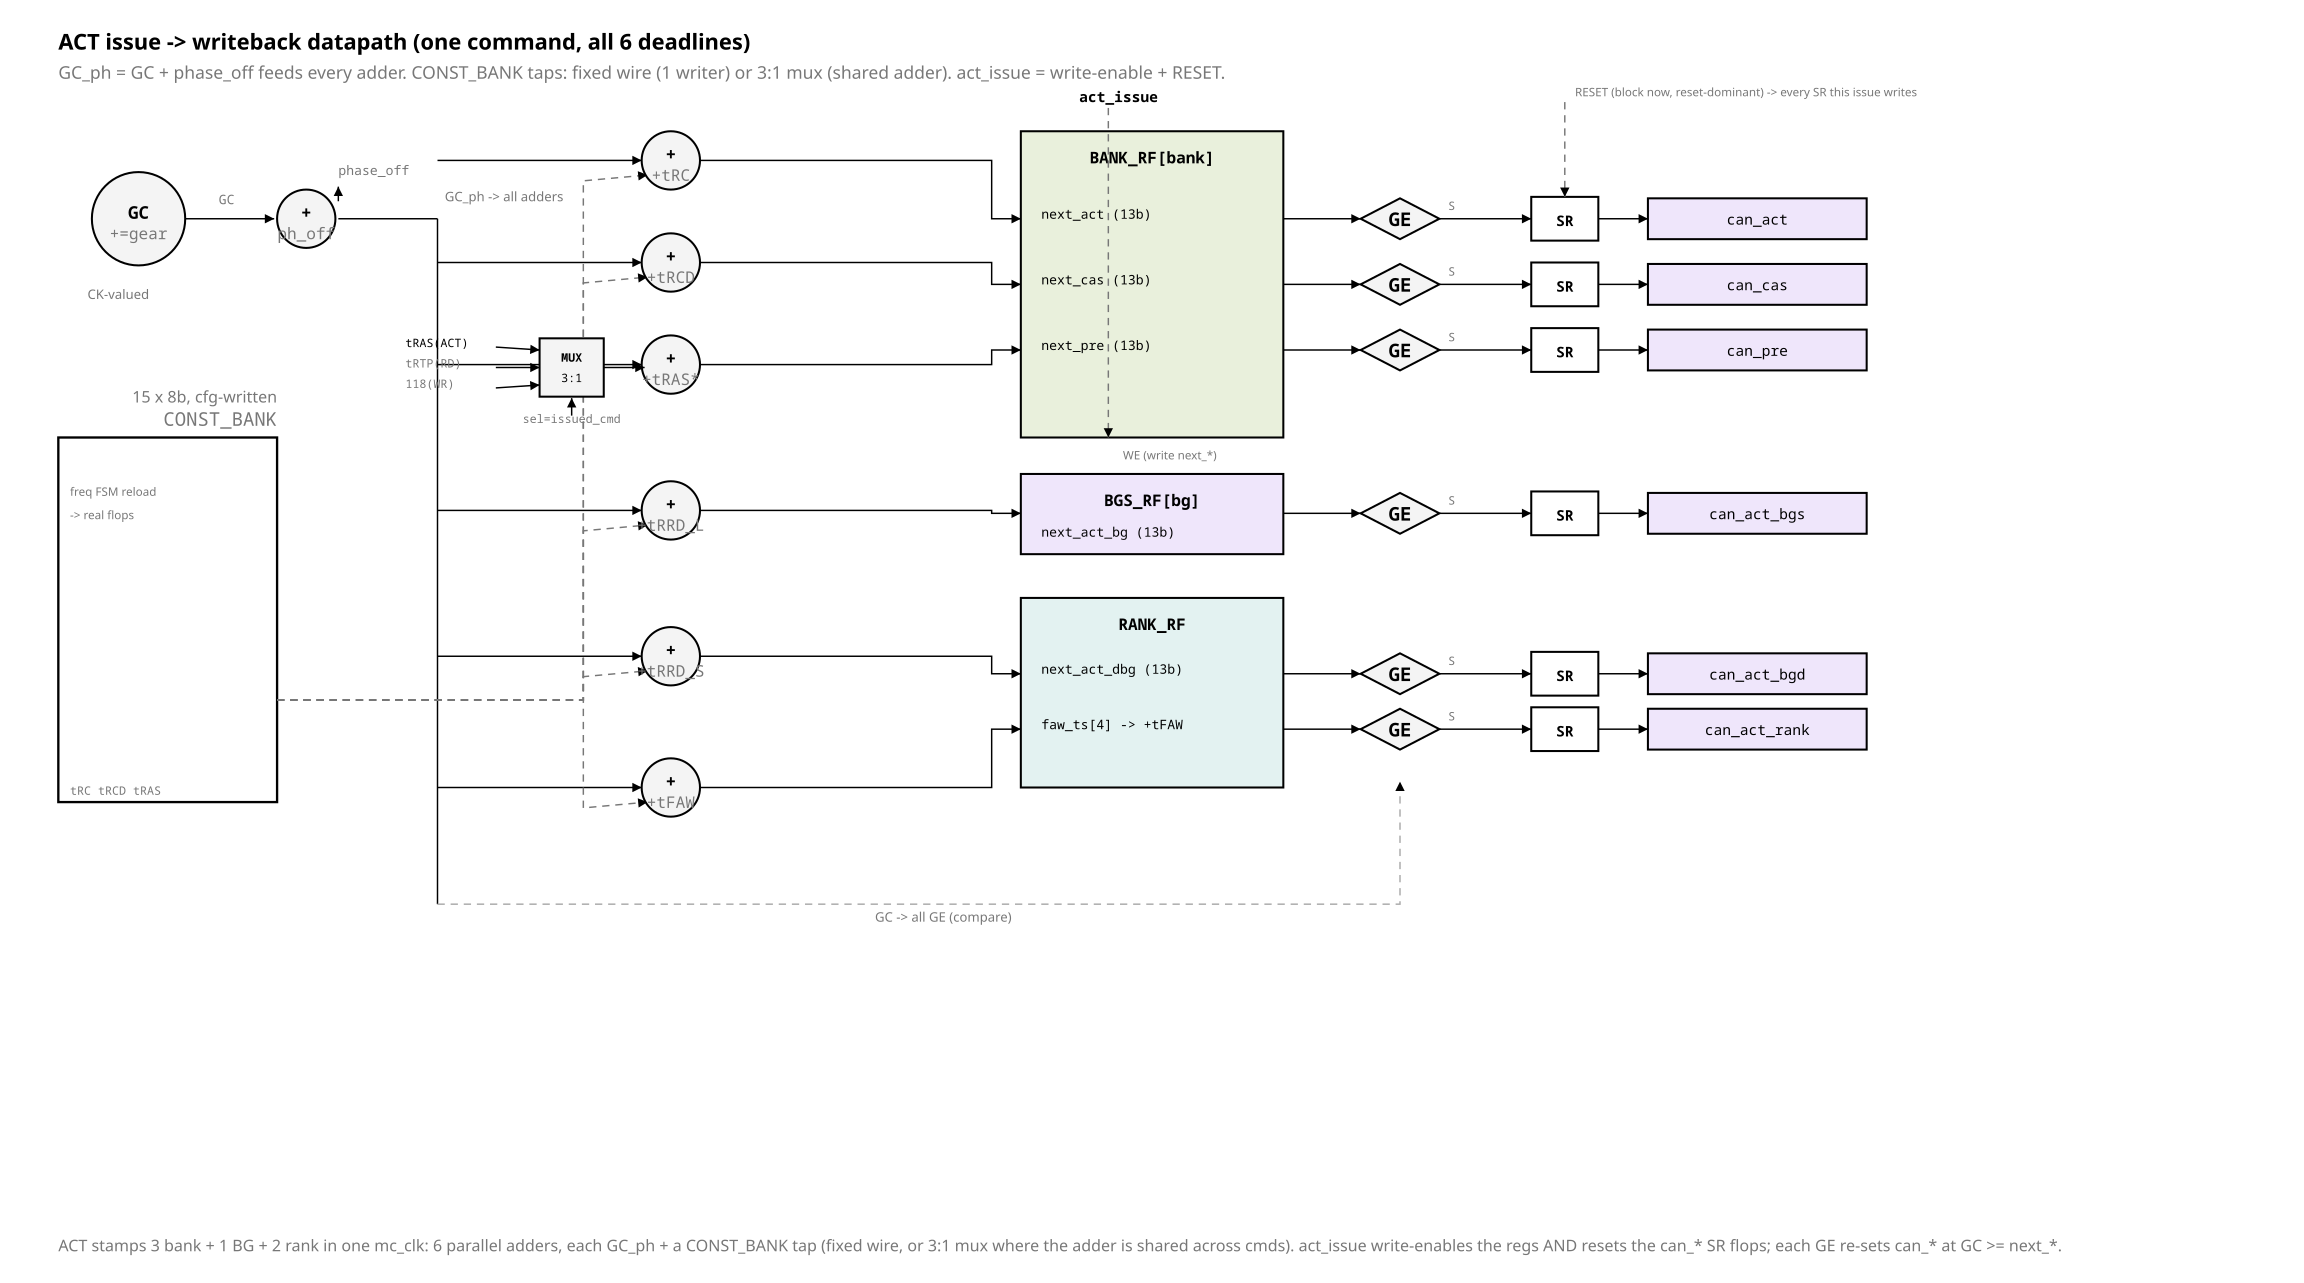

Recreate this plot in Python.
from rtlfig import (Fig, MUTED, FILL_NEW, FILL_LOGIC, FILL_CELL, FILL_ACTIVE,
                    FAINT, INK, PAPER, W_CELL)

# fig_58 — ONE path: ACT issue -> writeback. Shows GC, phase_off adder, CONST_BANK
# taps, the 6 UPD adders (3 bank / 1 BG / 2 rank), the 3:1 mux on the shared
# next_pre adder, reg-file writes, then GE -> SR flop -> can_*. act_issue = WE + RESET.

f = Fig(1580, 880)


def adder(cx, cy, sub):
    f.counter(cx, cy, 20, "+", sub)


def gge(cx, cy):
    f.decision(cx, cy, 54, 28, "GE")


def srflop(x, y):
    f.rect(x, y - 15, 46, 30, fill=PAPER, width=W_CELL)
    f.text(x + 23, y + 5, "SR", size=10, anchor="middle", bold=True)


def canpill(x, y, name):
    f.rect(x, y - 14, 150, 28, fill=FILL_NEW, width=W_CELL)
    f.text(x + 75, y + 4, name, size=10, mono=True, anchor="middle")


f.text(40, 34, "ACT issue -> writeback datapath  (one command, all 6 deadlines)",
       size=15, mono=False, bold=True)
f.note(40, 54, "GC_ph = GC + phase_off feeds every adder. CONST_BANK taps: fixed wire "
               "(1 writer) or 3:1 mux (shared adder). act_issue = write-enable + RESET.")

# ---- GC + phase_off ----
f.counter(95, 150, 32, "GC", "+=gear")
f.text(60, 205, "CK-valued", size=9, mono=False, fill=MUTED)
adder(210, 150, "ph_off")
f.line(127, 150, 188, 150, arrow=True)
f.text(150, 140, "GC", size=9, mono=True, fill=MUTED)
f.text(232, 120, "phase_off", size=9, mono=True, fill=MUTED)
f.line(232, 138, 232, 128, arrow=True)      # phase_off in from top
# GC_ph broadcast rail (vertical)
f.line(232, 150, 300, 150, arrow=False)
f.path("M300 150 V620", arrow=False, stroke=INK)
f.text(305, 138, "GC_ph -> all adders", size=9, mono=False, fill=MUTED)

# ---- CONST_BANK ----
f.block(40, 300, 150, 250, "CONST_BANK", "15 x 8b, cfg-written")
f.text(48, 545, "tRC tRCD tRAS", size=8, mono=True, fill=MUTED)
f.text(48, 340, "freq FSM reload", size=8, mono=False, fill=MUTED)
f.text(48, 356, "-> real flops", size=8, mono=False, fill=MUTED)

# ---- adder stack ----
AX = 460
rows = [
    (110, "+tRC",   "next_act", "BANK", FILL_CELL),
    (180, "+tRCD",  "next_cas", "BANK", FILL_CELL),
    (250, "+tRAS*", "next_pre", "BANK", FILL_CELL),   # * = muxed
    (350, "+tRRD_L","next_act_bg", "BGS", FILL_NEW),
    (450, "+tRRD_S","next_act_dbg", "BGD", FILL_ACTIVE),
    (540, "+tFAW",  "next_faw", "RANK", FILL_ACTIVE),
]

# GC_ph tap into each adder (from rail x=300)
for (cy, sub, field, scope, fill) in rows:
    f.line(300, cy, AX - 20, cy, arrow=True)

# CONST_BANK taps (from x=190) — fixed wires, except muxed one
def const_tap(cy):
    f.path(f"M190 425 H360 V{cy} H{AX-14}", arrow=True, dashed=True, stroke=MUTED)

for (cy, sub, field, scope, fill) in rows:
    if cy != 250:
        f.path(f"M190 480 H{AX-60} V{cy+14} L{AX-16} {cy+10}", arrow=True,
               dashed=True, stroke=MUTED)

# adders
for (cy, sub, field, scope, fill) in rows:
    adder(AX, cy, sub)

# ---- 3:1 mux on next_pre adder ----
mx = AX - 90
f.rect(mx, 232, 44, 40, fill=FILL_LOGIC, width=W_CELL)   # trapezoid-ish mux body
f.text(mx + 22, 248, "MUX", size=8, anchor="middle", bold=True)
f.text(mx + 22, 262, "3:1", size=8, anchor="middle")
f.line(mx + 44, 252, AX - 18, 252, arrow=True)
# mux inputs: tRAS / tRTP / tWR-tail
f.text(mx - 92, 238, "tRAS(ACT)", size=8, mono=True, fill=INK)
f.text(mx - 92, 252, "tRTP(RD)", size=8, mono=True, fill=MUTED)
f.text(mx - 92, 266, "118(WR)", size=8, mono=True, fill=MUTED)
f.line(mx - 30, 238, mx, 240, arrow=True)
f.line(mx - 30, 252, mx, 252, arrow=True)
f.line(mx - 30, 266, mx, 264, arrow=True)
f.text(mx + 22, 290, "sel=issued_cmd", size=8, mono=True, anchor="middle", fill=MUTED)
f.line(mx + 22, 285, mx + 22, 273, arrow=True)

# ---- reg files ----
RX = 700
f.rect(RX, 90, 180, 210, fill=FILL_CELL, width=W_CELL)
f.text(RX + 90, 112, "BANK_RF[bank]", size=11, anchor="middle", bold=True)
for j, fld in enumerate(["next_act (13b)", "next_cas (13b)", "next_pre (13b)"]):
    f.text(RX + 14, 150 + j * 45, fld, size=9, mono=True)
f.rect(RX, 325, 180, 55, fill=FILL_NEW, width=W_CELL)
f.text(RX + 90, 347, "BGS_RF[bg]", size=11, anchor="middle", bold=True)
f.text(RX + 14, 368, "next_act_bg (13b)", size=9, mono=True)
f.rect(RX, 410, 180, 130, fill=FILL_ACTIVE, width=W_CELL)
f.text(RX + 90, 432, "RANK_RF", size=11, anchor="middle", bold=True)
f.text(RX + 14, 462, "next_act_dbg (13b)", size=9, mono=True)
f.text(RX + 14, 500, "faw_ts[4] -> +tFAW", size=9, mono=True)

# adder -> reg
amap = [(110, 150), (180, 195), (250, 240), (350, 352), (450, 462), (540, 500)]
for (ay, ry) in amap:
    f.path(f"M{AX+20} {ay} H{RX}", arrow=True) if ay == ry else \
        f.path(f"M{AX+20} {ay} H{RX-20} V{ry} H{RX}", arrow=True)

# ---- GE -> SR -> can_* (tail, per field) ----
GX, SX, CX = 960, 1050, 1130
tail = [
    (150, "can_act"), (195, "can_cas"), (240, "can_pre"),
    (352, "can_act_bgs"), (462, "can_act_bgd"), (500, "can_act_rank"),
]
for (ty, nm) in tail:
    f.line(RX + 180, ty, GX - 27, ty, arrow=True)
    gge(GX, ty)
    f.line(GX + 27, ty, SX, ty, arrow=True)
    f.text(GX + 33, ty - 6, "S", size=8, fill=MUTED)
    srflop(SX, ty)
    f.line(SX + 46, ty, CX, ty, arrow=True)
    canpill(CX, ty, nm)

# GC into every GE
f.path("M300 620 H960 V536", arrow=True, dashed=True, stroke=FAINT)
f.text(600, 632, "GC -> all GE (compare)", size=9, mono=False, fill=MUTED)

# act_issue = WE + RESET rail
f.text(RX + 40, 70, "act_issue", size=10, mono=True, bold=True)
f.path("M760 74 V300", arrow=True, dashed=True, stroke=MUTED)      # WE into regs
f.text(770, 315, "WE (write next_*)", size=8, mono=False, fill=MUTED)
f.path("M1073 70 H1073 V135", arrow=True, dashed=True, stroke=MUTED)  # RESET into SR
f.text(1080, 66, "RESET (block now, reset-dominant) -> every SR this issue writes",
       size=8, mono=False, fill=MUTED)

f.caption(40, 858,
          "ACT stamps 3 bank + 1 BG + 2 rank in one mc_clk: 6 parallel adders, each GC_ph + a "
          "CONST_BANK tap (fixed wire, or 3:1 mux where the adder is shared across cmds). act_issue "
          "write-enables the regs AND resets the can_* SR flops; each GE re-sets can_* at GC >= next_*.")

f.save("fig_58_act_writeback_adders.svg")
print("wrote fig_58_act_writeback_adders.svg")
